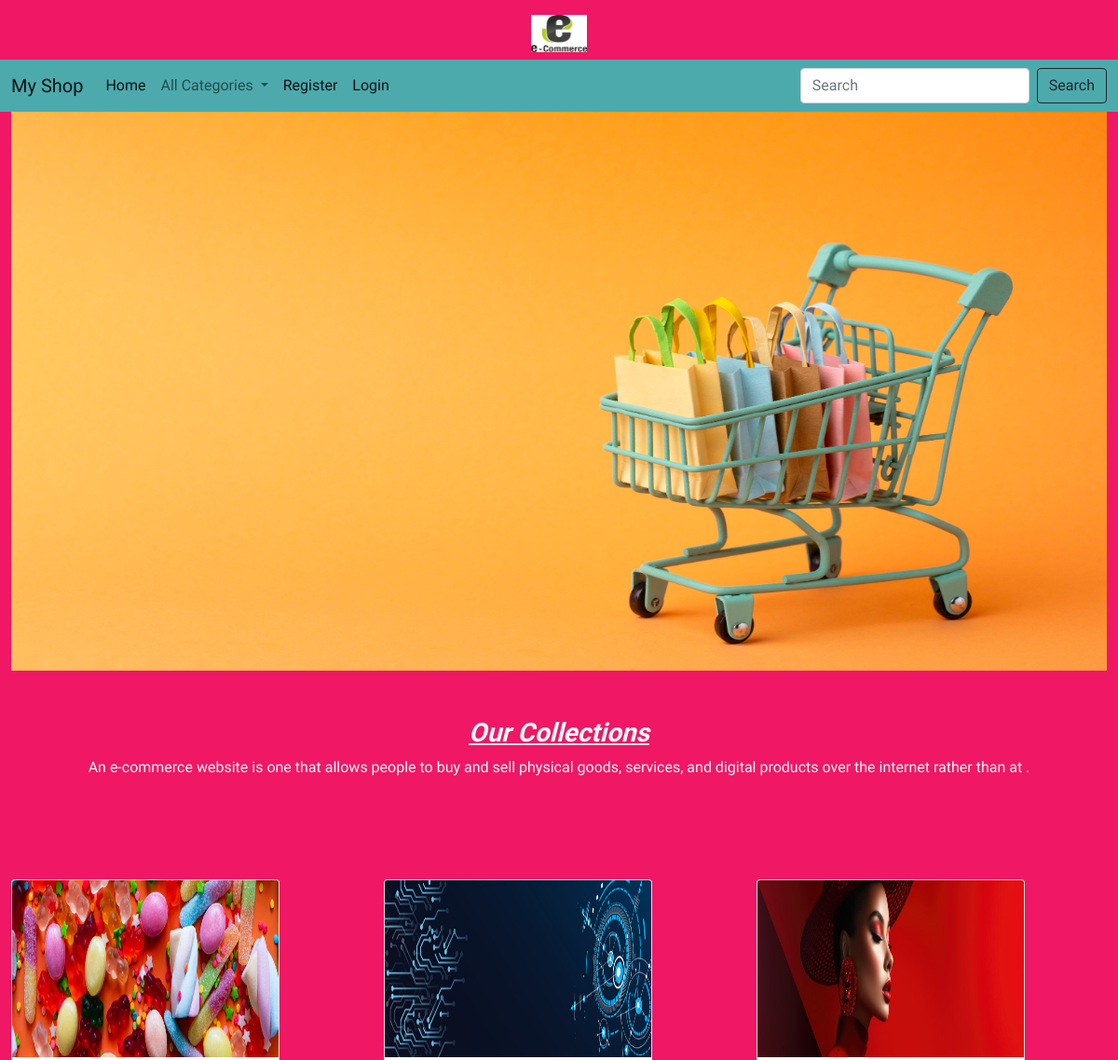
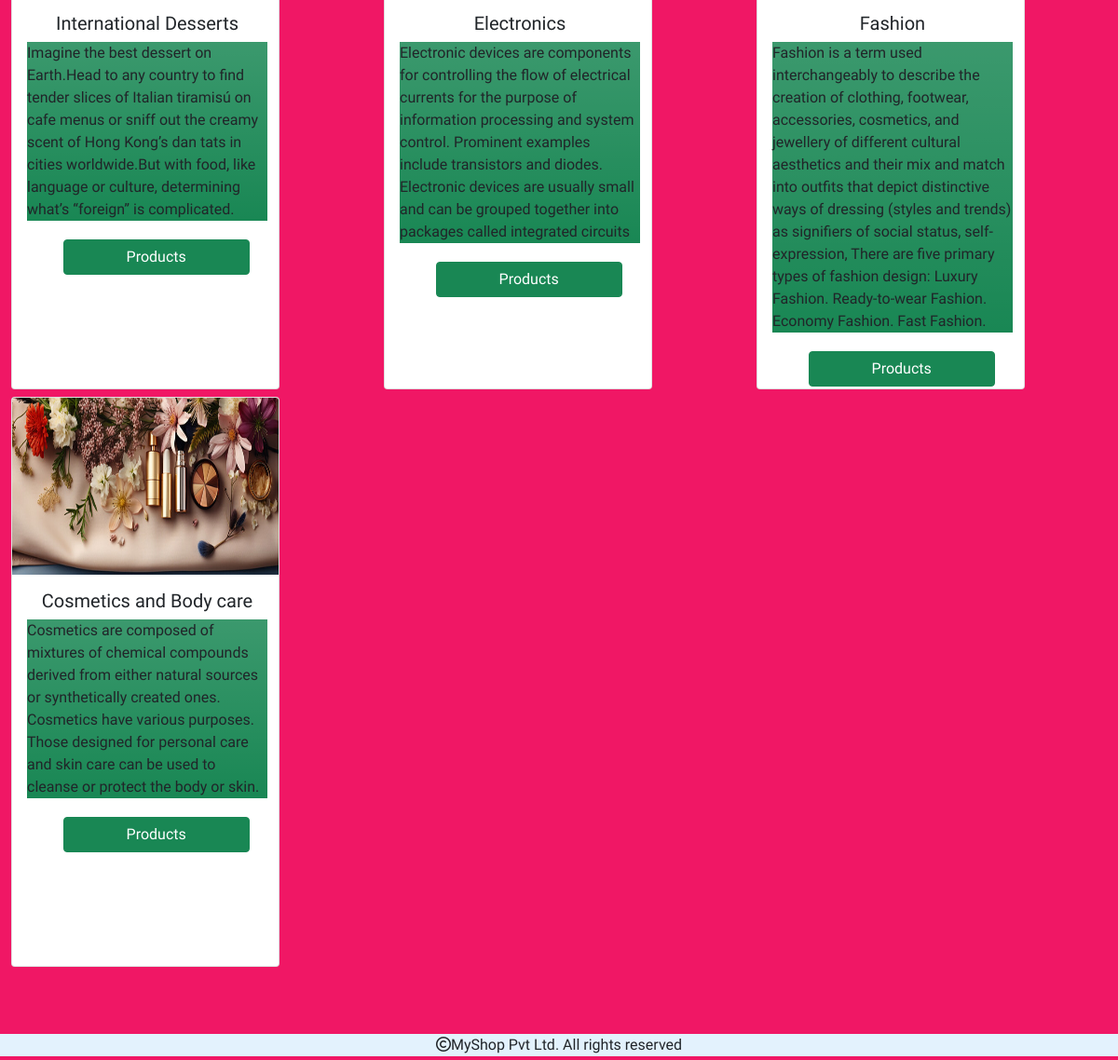
The page / on the database its author committed (2 pictures, top to bottom).
### shop/models.py (models this page shows, shortened)
class Category(models.Model):
    name=models.CharField(max_length=30)
    desc=models.TextField()
    image=models.ImageField(upload_to='picture',null=True,blank=True)

### shop/views.py (the view)
# urls.py: path('',views.allcategories,name="allcat"),
def allcategories(request):
    c=Category.objects.all()
    return render(request,'category.html',{'c':c})

### cart/context_processors.py (called while the page is built, shortened)
def total(request):
    count=0
    return {'count':count}

### shop/context_processors.py (called while the page is built)
def links(request):
    c=Category.objects.all()
    return {'links':c}

### templates/category.html (shortened to what this page needs)
<!DOCTYPE html>
{% extends 'base.html' %}
{% load static %}
{% block content %}
<div class="container-fluid " style="margin-bottom:50px;">
    <img src="{% static 'image/ba1.jpg' %}" height="600px" width="100%">
</div>
<div class="container-fluid mt-1" style="margin-bottom:100px;">
    <center>
        <h3 class="text center text-light fw-bold"> <i> <u> Our Collections </u> </i> </h3>
    <p style="text-align:justify:line-height:2;" class="text-light"> An e-commerce website is one that allows people to
        buy and sell physical goods, services, and digital products over the internet rather than at .
    </p>
    </center>
</div>
<div class="container-fluid mt-1" style="margin-bottom:100px;">
    <div class="row">
        {% for i in c %}
        <div class="col-sm-4">
             <div class="card mt-2" style="width:18rem;">
                <img src="{{i.image.url}}" class="card-img-top" style="height:190px; ">
                    <div class="card-body" style="height:420px; width:290px;">
                    <h5 class="card-title text-center">{{i.name}}</h5>
                    <p class="card-text bg-success bg-gradient">{{i.desc}}</p>
                    <a href="{% url 'shop:allprod' i.id %}" class="btn btn-success mt-1" style="position:relative;left:15%;width:200px ">Products</a>
                    </div>
             </div>
        </div>
        {% endfor %}
    </div>
</div>
{% endblock %}

### templates/base.html (shortened to what this page needs)
<!DOCTYPE html>
{% load static %}
<html lang="en">
<head>
        <link href="https://cdn.jsdelivr.net/npm/bootstrap@5.0.2/dist/css/bootstrap.min.css" rel="stylesheet">
        <link rel="stylesheet" href="{% static 'css/style.css' %}">
        <link rel="stylesheet" href="https://cdnjs.cloudflare.com/ajax/libs/font-awesome/6.5.1/css/all.min.css" />
    </head>
<body>
<center>
<img src="{% static 'image/e.jpeg' %}" class="image mt-3" height="40px" width="60px">
</center>
<nav class="navbar navbar-expand-lg navbar-light mt-2" style="background-color: #4caaad;">
  <div class="container-fluid">
    <a class="navbar-brand" href="#">My Shop</a>
    <div class="collapse navbar-collapse" id="navbarScroll">
      <ul class="navbar-nav me-auto my-2 my-lg-0 navbar-nav-scroll" style="--bs-scroll-height: 100px;">
        <li class="nav-item">
          <a class="nav-link active" aria-current="page" href="{% url 'shop:allcat' %}">Home</a>
        </li>
        <li class="nav-item dropdown">
          <a class="nav-link dropdown-toggle" href="#" id="navbarScrollingDropdown" role="button" data-bs-toggle="dropdown" aria-expanded="false">
           All Categories
          </a>
        </li>
        {% if user.is_authenticated %}
           <li class="nav-item">
          <a class="nav-link active" aria-current="page" href="{% url 'shop:logout' %}">Logout</a>
        </li>
<!--          ********should be authenticated also not an admin.admin doesnt wants to see cart through this.admin has
 already access to check cart from auth page. for that we are using this code -->
        {% if user.is_superuser != True %}
          <li class="nav-item">
          <a class="nav-link" aria-current="page" style="font-size:20px;" href="{% url 'cart:cartview' %}"><i class="fa-solid fa-cart-shopping"></i>{{count}}</a>
          </li>
           <li class="nav-item">
          <a class="nav-link active" aria-current="page" href="{% url 'cart:urorder' %}">Your Orders</a>
        </li>
        {% endif %}
        {% else %}
        <li class="nav-item">
          <a class="nav-link active" aria-current="page" href="{% url 'shop:reg' %}">Register</a>
        </li>
             <li class="nav-item">
          <a class="nav-link active" aria-current="page" href="{% url 'shop:log' %}">Login</a>
        </li>
        {% endif %}
        </ul>
          <form class="d-flex" method="POST" action="{% url 'search:searchproducts' %}">
        <input class="form-control me-2" name="q" type="search" placeholder="Search" aria-label="Search">
        <button class="btn btn-outline-dark " type="submit">Search</button>
      </form>
    </div>
  </div>
</nav>
{% block content %}
{% endblock %}
<div class="fixed-bottom mb-1" style="background-color: #e3f2fd;">
            <center><i class="fa-regular fa-copyright"></i>MyShop Pvt Ltd. All rights reserved </center>
</div>
</body>
</html>

### static/css/style.css (style rules this page uses)
body { background-color:#f01765; font-family: "Faustina", serif; font-optical-sizing: auto; font-weight: 500; font-style: normal; }

### rows shown on the page
Category: image (picture), name "International Desserts", desc "Imagine the best dessert on Earth.Head to any country to find tender slices of Italian tiramisú on cafe menus or sniff out the creamy scent of Hong Kong’s dan tats in cities worldwide.But with food, like language or culture, determining what’s “foreign” is complicated."
Category: image (picture), name "Electronics", desc "Electronic devices are components for controlling the flow of electrical currents for the purpose of information processing and system control. Prominent examples include transistors and diodes. Electronic devices are usually small and can be grouped together into packages called integrated circuits"
Category: image (picture), name "Fashion", desc "Fashion is a term used interchangeably to describe the creation of clothing, footwear, accessories, cosmetics, and jewellery of different cultural aesthetics and their mix and match into outfits that depict distinctive ways of dressing (styles and trends) as signifiers of social status, self-expression, There are five primary types of fashion design: Luxury Fashion. Ready-to-wear Fashion. Economy Fashion. Fast Fashion."
Category: image (picture), name "Cosmetics and Body care", desc "Cosmetics are composed of mixtures of chemical compounds derived from either natural sources or synthetically created ones. Cosmetics have various purposes. Those designed for personal care and skin care can be used to cleanse or protect the body or skin."
